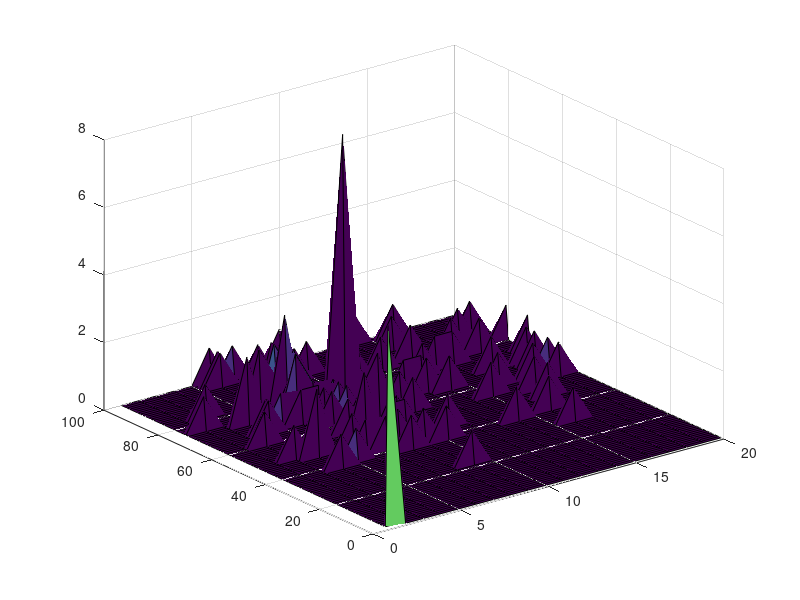

MATLAB code for this plot:
clc
clear all;
close all;

disp('off taget = 1');
disp('saved = 2');
disp('goal = 3');
disp('wood work = 4');
disp('space height is betwee 0 and 128');
disp('gate height is between 76 and 128');
disp('gate width is between 153 and 340');
a = csvread('CR7777.csv');
x = a(:,1)
y = a(:,2);

%hold on
%dat = [-y,x];
%hist3(dat)
z = hist3([x y],[100 20]);
surf(z)




